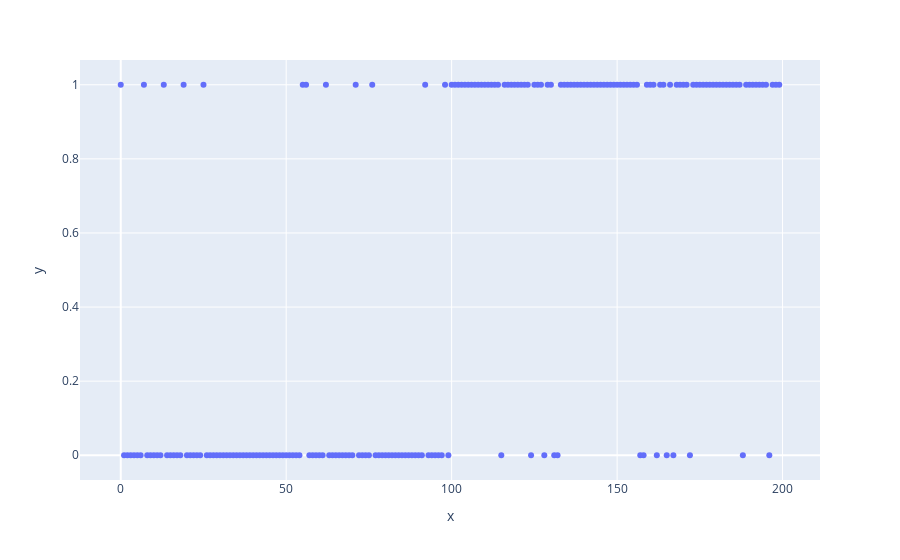

Source (notebook cell):
### Code cell
x, y = generate_dataset(200)
# p = figure()
print("Shape of x:", x.shape)
print("Shape of y:", y.shape)
px.scatter(x=x[:,1], y=y)
# show(p)

### Figure 1 — Plotly figure (JSON) as saved in the notebook; plotly's stock layout.template omitted (floating-point values rounded to 4 significant figures; data arrays with more than 128 entries replaced by an {"elided": "..."} marker saying what was removed)
{"data": [{"hovertemplate": "x=%{x}<br>y=%{y}<extra></extra>", "legendgroup": "", "marker": {"color": "#636efa", "symbol": "circle"}, "mode": "markers", "name": "", "orientation": "v", "showlegend": false, "type": "scatter", "x": {"elided": "200 int values"}, "xaxis": "x", "y": {"elided": "200 int values"}, "yaxis": "y"}], "layout": {"legend": {"tracegroupgap": 0}, "margin": {"t": 60}, "xaxis": {"anchor": "y", "domain": [0, 1], "title": {"text": "x"}}, "yaxis": {"anchor": "x", "domain": [0, 1], "title": {"text": "y"}}}}
